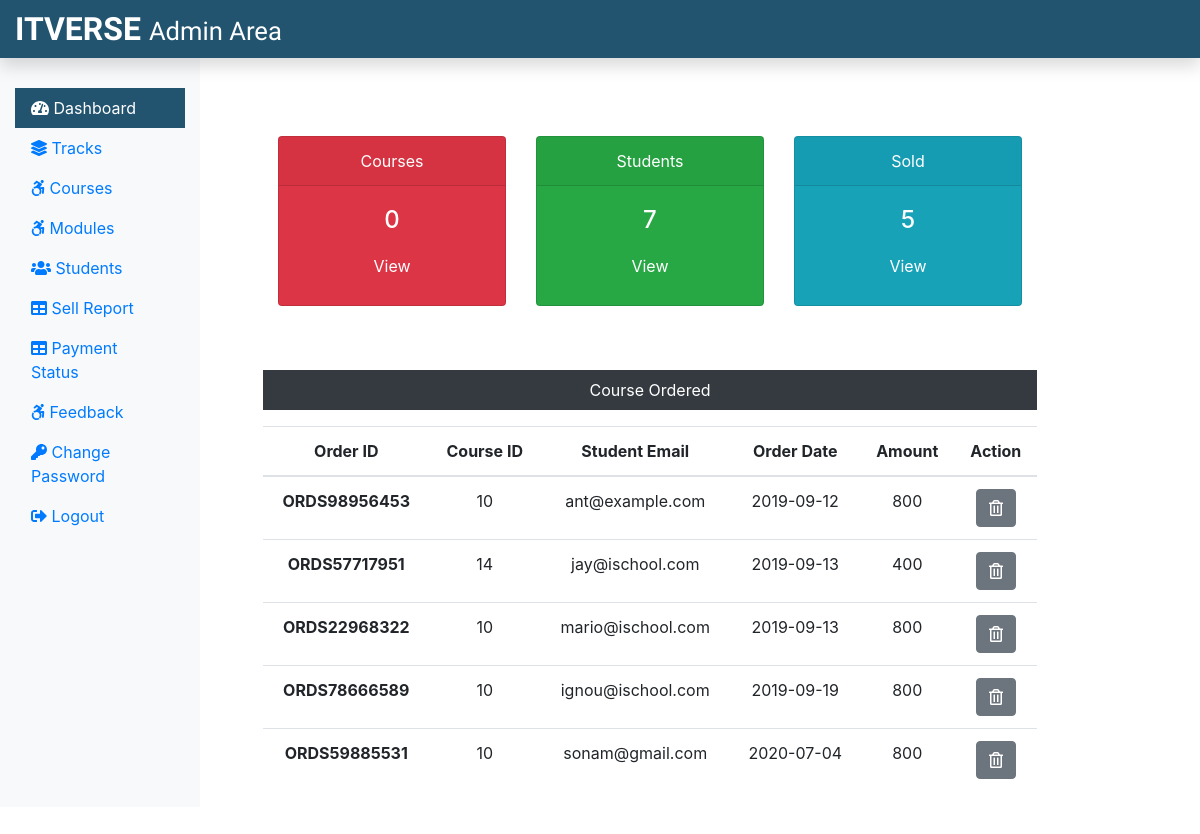
Screenshot of /Admin/adminDashboard.php (signed in) with the database file from the repository.
### tables this page shows
CREATE TABLE `courseorder` (
  `co_id` int(11) NOT NULL,
  `order_id` varchar(255) NOT NULL,
  `stu_email` varchar(255) NOT NULL,
  `course_id` int(11) NOT NULL,
  `status` varchar(255) NOT NULL,
  `respmsg` text NOT NULL,
  `amount` int(11) NOT NULL,
  `order_date` date NOT NULL
);

### Admin/adminDashboard.php (the view, shortened to what this page needs)
<?php
include('./adminInclude/header.php');
$totalcourse = 0;
$totalstu = 0;
$totalsold = 0;
if ($r = $conn->query("SELECT COUNT(*) AS c FROM course")) {
  $totalcourse = (int)($r->fetch_assoc()['c'] ?? 0);
}
if ($r = $conn->query("SELECT COUNT(*) AS c FROM student")) {
  $totalstu = (int)($r->fetch_assoc()['c'] ?? 0);
}
if ($r = $conn->query("SELECT COUNT(*) AS c FROM courseorder")) {
  $totalsold = (int)($r->fetch_assoc()['c'] ?? 0);
}
?>
  <div class="col-sm-9 mt-5">
    <div class="row mx-5 text-center">
      <div class="col-sm-4 mt-5">
        <div class="card text-white bg-danger mb-3" style="max-width: 18rem;">
          <div class="card-header">Courses</div>
          <div class="card-body">
            <h4 class="card-title">
              <?php echo $totalcourse; ?>
            </h4>
            <a class="btn text-white" href="courses.php">View</a>
          </div>
        </div>
      </div>
      <div class="col-sm-4 mt-5">
        <div class="card text-white bg-success mb-3" style="max-width: 18rem;">
          <div class="card-header">Students</div>
          <div class="card-body">
            <h4 class="card-title">
              <?php echo $totalstu; ?>
            </h4>
            <a class="btn text-white" href="students.php">View</a>
          </div>
        </div>
      </div>
      <div class="col-sm-4 mt-5">
        <div class="card text-white bg-info mb-3" style="max-width: 18rem;">
          <div class="card-header">Sold</div>
          <div class="card-body">
            <h4 class="card-title">
              <?php echo $totalsold; ?>
            </h4>
            <a class="btn text-white" href="sellreport.php">View</a>
          </div>
        </div>
      </div>
    </div>
    <div class="mx-5 mt-5 text-center">
      <p class=" bg-dark text-white p-2">Course Ordered</p>
      <?php
      $sql = "SELECT * FROM courseorder";
      $result = $conn->query($sql);
      if ($result && $result->num_rows > 0) {
        echo '<table class="table">
          <thead>
          <tr>
            <th scope="col">Order ID</th>
            <th scope="col">Course ID</th>
            <th scope="col">Student Email</th>
            <th scope="col">Order Date</th>
            <th scope="col">Amount</th>
            <th scope="col">Action</th>
          </tr>
          </thead>
          <tbody>';
        while ($row = $result->fetch_assoc()) {
          echo '<tr>';
          echo '<th scope="row">' . $row["order_id"] . '</th>';
          echo '<td>' . $row["course_id"] . '</td>';
          echo '<td>' . $row["stu_email"] . '</td>';
          echo '<td>' . $row["order_date"] . '</td>';
          echo '<td>' . $row["amount"] . '</td>';
          echo '<td><form action="" method="POST" class="d-inline"><input type="hidden" name="id" value=' . (int)$row["co_id"] . '><button type="submit" class="btn btn-secondary" name="delete" value="Delete"><i class="far fa-trash-alt"></i></button></form></td>';
          echo '</tr>';
        }
        echo '</tbody></table>';
      } else {
        echo "0 Result";
      }
      ?>
    </div>
  </div>
  </div>
  </div>
<?php
include('./adminInclude/footer.php');
?>

### rows the page displays
courseorder: order "ORDS98956453", course "10", stu_email "ant@example.com", order_date "2019-09-12", amount "800"
courseorder: order "ORDS57717951", course "14", stu_email "jay@ischool.com", order_date "2019-09-13", amount "400"
courseorder: order "ORDS22968322", course "10", stu_email "mario@ischool.com", order_date "2019-09-13", amount "800"
courseorder: order "ORDS78666589", course "10", stu_email "ignou@ischool.com", order_date "2019-09-19", amount "800"
courseorder: order "ORDS59885531", course "10", stu_email "sonam@gmail.com", order_date "2020-07-04", amount "800"

### other values shown
$totalcourse "0"
$totalstu "7"
$totalsold "5"
